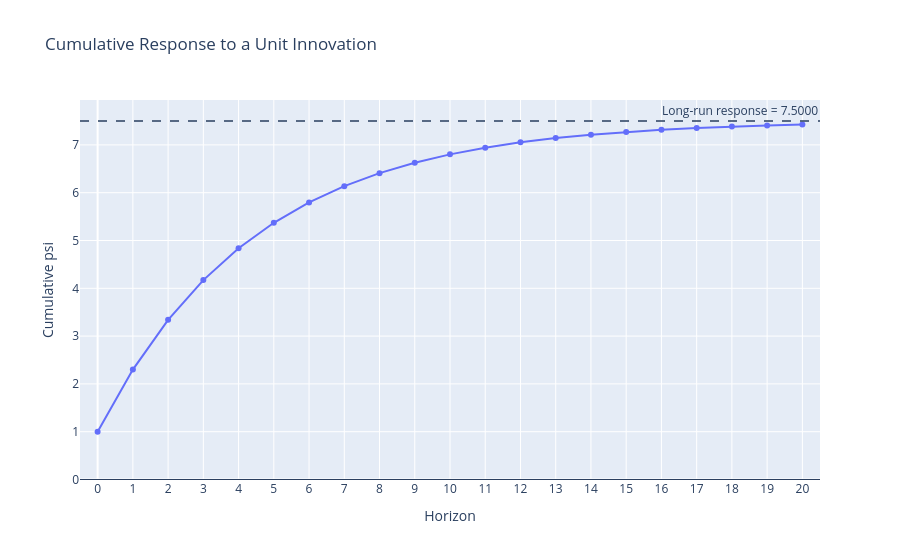

Write notebook code for a chart like this one.
### Code cell
arma.plotly_arma_cumulative_response(
    ar=[0.8],
    ma=[0.5],
    horizon=20,
)

### Figure 1 — Plotly figure (JSON) as saved in the notebook; plotly's stock layout.template omitted (floating-point values rounded to 4 significant figures)
{"data": [{"hovertemplate": "%{text}<extra></extra>", "mode": "lines+markers", "name": "Cumulative response", "text": ["Horizon: 0<br>psi: 1.0000<br>Cumulative response: 1.0000", "Horizon: 1<br>psi: 1.3000<br>Cumulative response: 2.3000", "Horizon: 2<br>psi: 1.0400<br>Cumulative response: 3.3400", "Horizon: 3<br>psi: 0.8320<br>Cumulative response: 4.1720", "Horizon: 4<br>psi: 0.6656<br>Cumulative response: 4.8376", "Horizon: 5<br>psi: 0.5325<br>Cumulative response: 5.3701", "Horizon: 6<br>psi: 0.4260<br>Cumulative response: 5.7961", "Horizon: 7<br>psi: 0.3408<br>Cumulative response: 6.1369", "Horizon: 8<br>psi: 0.2726<br>Cumulative response: 6.4095", "Horizon: 9<br>psi: 0.2181<br>Cumulative response: 6.6276", "Horizon: 10<br>psi: 0.1745<br>Cumulative response: 6.8021", "Horizon: 11<br>psi: 0.1396<br>Cumulative response: 6.9417", "Horizon: 12<br>psi: 0.1117<br>Cumulative response: 7.0533", "Horizon: 13<br>psi: 0.0893<br>Cumulative response: 7.1427", "Horizon: 14<br>psi: 0.0715<br>Cumulative response: 7.2141", "Horizon: 15<br>psi: 0.0572<br>Cumulative response: 7.2713", "Horizon: 16<br>psi: 0.0457<br>Cumulative response: 7.3170", "Horizon: 17<br>psi: 0.0366<br>Cumulative response: 7.3536", "Horizon: 18<br>psi: 0.0293<br>Cumulative response: 7.3829", "Horizon: 19<br>psi: 0.0234<br>Cumulative response: 7.4063", "Horizon: 20<br>psi: 0.0187<br>Cumulative response: 7.4251"], "type": "scatter", "x": [0, 1, 2, 3, 4, 5, 6, 7, 8, 9, 10, 11, 12, 13, 14, 15, 16, 17, 18, 19, 20], "y": [1.0, 2.3, 3.34, 4.172, 4.838, 5.37, 5.796, 6.137, 6.409, 6.628, 6.802, 6.942, 7.053, 7.143, 7.214, 7.271, 7.317, 7.354, 7.383, 7.406, 7.425]}], "layout": {"annotations": [{"showarrow": false, "text": "Long-run response = 7.5000", "x": 1, "xanchor": "right", "xref": "x domain", "y": 7.5, "yanchor": "bottom", "yref": "y"}], "shapes": [{"line": {"dash": "dash", "width": 1.5}, "type": "line", "x0": 0, "x1": 1, "xref": "x domain", "y0": 7.5, "y1": 7.5, "yref": "y"}, {"line": {"width": 1}, "type": "line", "x0": 0, "x1": 1, "xref": "x domain", "y0": 0, "y1": 0, "yref": "y"}], "showlegend": false, "title": {"text": "Cumulative Response to a Unit Innovation"}, "xaxis": {"dtick": 1, "range": [-0.5, 20.5], "tick0": 0, "tickmode": "linear", "title": {"text": "Horizon"}}, "yaxis": {"title": {"text": "Cumulative psi"}}}}
